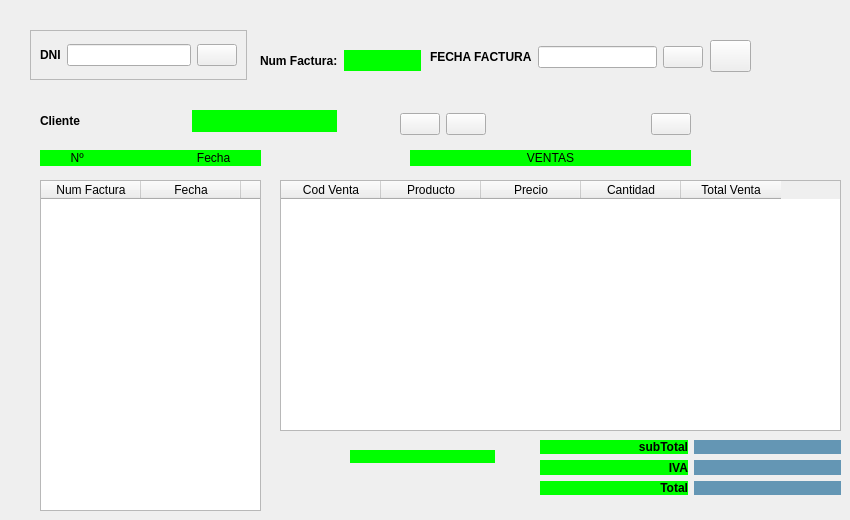
    <widget class="QWidget" name="tab_2">
     <attribute name="title">
      <string>Facturación</string>
     </attribute>
     <widget class="QFrame" name="frame">
      <property name="geometry">
       <rect>
        <x>30</x>
        <y>30</y>
        <width>217</width>
        <height>50</height>
       </rect>
      </property>
      <property name="frameShape">
       <enum>QFrame::StyledPanel</enum>
      </property>
      <property name="frameShadow">
       <enum>QFrame::Raised</enum>
      </property>
      <layout class="QHBoxLayout" name="horizontalLayout_11">
       <item>
        <widget class="QLabel" name="label_2">
         <property name="font">
          <font>
           <weight>75</weight>
           <bold>true</bold>
          </font>
         </property>
         <property name="text">
          <string>DNI</string>
         </property>
        </widget>
       </item>
       <item>
        <widget class="QLineEdit" name="txtDNIFac">
         <property name="alignment">
          <set>Qt::AlignCenter</set>
         </property>
        </widget>
       </item>
       <item>
        <widget class="QPushButton" name="btnBuscaCliFac">
         <property name="toolTip">
          <string>Buscar cliente por DNI</string>
         </property>
         <property name="text">
          <string/>
         </property>
         <property name="icon">
          <iconset>
           <normaloff>img/lupa.png</normaloff>img/lupa.png</iconset>
         </property>
         <property name="iconSize">
          <size>
           <width>18</width>
           <height>18</height>
          </size>
         </property>
        </widget>
       </item>
      </layout>
     </widget>
     <widget class="QWidget" name="layoutWidget">
      <property name="geometry">
       <rect>
        <x>430</x>
        <y>40</y>
        <width>273</width>
        <height>34</height>
       </rect>
      </property>
      <layout class="QHBoxLayout" name="horizontalLayout_12">
       <item>
        <widget class="QLabel" name="label_5">
         <property name="font">
          <font>
           <weight>75</weight>
           <bold>true</bold>
          </font>
         </property>
         <property name="text">
          <string>FECHA FACTURA</string>
         </property>
        </widget>
       </item>
       <item>
        <widget class="QLineEdit" name="txtFechaFac">
         <property name="minimumSize">
          <size>
           <width>100</width>
           <height>16</height>
          </size>
         </property>
         <property name="alignment">
          <set>Qt::AlignCenter</set>
         </property>
        </widget>
       </item>
       <item>
        <widget class="QPushButton" name="btnFechaFac">
         <property name="toolTip">
          <string>Seleccionar fecha</string>
         </property>
         <property name="text">
          <string/>
         </property>
         <property name="icon">
          <iconset resource="img/calendario.qrc">
           <normaloff>:/newPrefix/calendario.png</normaloff>:/newPrefix/calendario.png</iconset>
         </property>
         <property name="iconSize">
          <size>
           <width>24</width>
           <height>24</height>
          </size>
         </property>
        </widget>
       </item>
      </layout>
     </widget>
     <widget class="QWidget" name="layoutWidget">
      <property name="geometry">
       <rect>
        <x>40</x>
        <y>110</y>
        <width>297</width>
        <height>22</height>
       </rect>
      </property>
      <layout class="QHBoxLayout" name="horizontalLayout_13">
       <item>
        <widget class="QLabel" name="label_4">
         <property name="font">
          <font>
           <weight>75</weight>
           <bold>true</bold>
          </font>
         </property>
         <property name="text">
          <string>Cliente</string>
         </property>
        </widget>
       </item>
       <item>
        <widget class="QLabel" name="lblNomFac">
         <property name="autoFillBackground">
          <bool>false</bool>
         </property>
         <property name="styleSheet">
          <string notr="true">background-color: rgb(0, 255, 0);</string>
         </property>
         <property name="frameShape">
          <enum>QFrame::NoFrame</enum>
         </property>
         <property name="text">
          <string/>
         </property>
        </widget>
       </item>
      </layout>
     </widget>
     <widget class="QTableWidget" name="tabFacturas">
      <property name="geometry">
       <rect>
        <x>40</x>
        <y>180</y>
        <width>221</width>
        <height>331</height>
       </rect>
      </property>
      <property name="horizontalScrollBarPolicy">
       <enum>Qt::ScrollBarAlwaysOff</enum>
      </property>
      <attribute name="verticalHeaderVisible">
       <bool>false</bool>
      </attribute>
      <column>
       <property name="text">
        <string>Num Factura</string>
       </property>
      </column>
      <column>
       <property name="text">
        <string>Fecha</string>
       </property>
      </column>
      <column>
       <property name="text">
        <string/>
       </property>
      </column>
     </widget>
     <widget class="QWidget" name="layoutWidget">
      <property name="geometry">
       <rect>
        <x>260</x>
        <y>50</y>
        <width>161</width>
        <height>21</height>
       </rect>
      </property>
      <layout class="QHBoxLayout" name="horizontalLayout_14">
       <item>
        <widget class="QLabel" name="label_6">
         <property name="font">
          <font>
           <weight>75</weight>
           <bold>true</bold>
          </font>
         </property>
         <property name="text">
          <string>Num Factura:</string>
         </property>
        </widget>
       </item>
       <item>
        <widget class="QLabel" name="lblNumFactura">
         <property name="autoFillBackground">
          <bool>false</bool>
         </property>
         <property name="styleSheet">
          <string notr="true">background-color: rgb(0, 255, 0);</string>
         </property>
         <property name="frameShape">
          <enum>QFrame::NoFrame</enum>
         </property>
         <property name="text">
          <string/>
         </property>
         <property name="alignment">
          <set>Qt::AlignCenter</set>
         </property>
        </widget>
       </item>
      </layout>
     </widget>
     <widget class="QLabel" name="label_7">
      <property name="geometry">
       <rect>
        <x>410</x>
        <y>150</y>
        <width>281</width>
        <height>16</height>
       </rect>
      </property>
      <property name="layoutDirection">
       <enum>Qt::LeftToRight</enum>
      </property>
      <property name="styleSheet">
       <string notr="true">background-color: rgb(0, 255, 0);</string>
      </property>
      <property name="text">
       <string>VENTAS</string>
      </property>
      <property name="alignment">
       <set>Qt::AlignCenter</set>
      </property>
     </widget>
     <widget class="QTableWidget" name="tabVentas">
      <property name="geometry">
       <rect>
        <x>280</x>
        <y>180</y>
        <width>561</width>
        <height>251</height>
       </rect>
      </property>
      <property name="verticalScrollBarPolicy">
       <enum>Qt::ScrollBarAlwaysOff</enum>
      </property>
      <column>
       <property name="text">
        <string>Cod Venta</string>
       </property>
      </column>
      <column>
       <property name="text">
        <string>Producto</string>
       </property>
      </column>
      <column>
       <property name="text">
        <string>Precio</string>
       </property>
      </column>
      <column>
       <property name="text">
        <string>Cantidad</string>
       </property>
      </column>
      <column>
       <property name="text">
        <string>Total Venta</string>
       </property>
      </column>
     </widget>
     <widget class="QLabel" name="label_8">
      <property name="geometry">
       <rect>
        <x>40</x>
        <y>150</y>
        <width>221</width>
        <height>16</height>
       </rect>
      </property>
      <property name="layoutDirection">
       <enum>Qt::LeftToRight</enum>
      </property>
      <property name="styleSheet">
       <string notr="true">background-color: rgb(0, 255, 0);</string>
      </property>
      <property name="text">
       <string>Nº                                  Fecha</string>
      </property>
      <property name="alignment">
       <set>Qt::AlignCenter</set>
      </property>
     </widget>
     <widget class="QPushButton" name="btnImprimirFactura">
      <property name="geometry">
       <rect>
        <x>710</x>
        <y>40</y>
        <width>41</width>
        <height>32</height>
       </rect>
      </property>
      <property name="minimumSize">
       <size>
        <width>32</width>
        <height>32</height>
       </size>
      </property>
      <property name="toolTip">
       <string>Imprimir factura</string>
      </property>
      <property name="text">
       <string/>
      </property>
      <property name="icon">
       <iconset resource="img/imprimir.qrc">
        <normaloff>:/newPrefix/print.png</normaloff>:/newPrefix/print.png</iconset>
      </property>
      <property name="iconSize">
       <size>
        <width>28</width>
        <height>28</height>
       </size>
      </property>
     </widget>
     <widget class="QLabel" name="lblVenta">
      <property name="geometry">
       <rect>
        <x>350</x>
        <y>450</y>
        <width>145</width>
        <height>13</height>
       </rect>
      </property>
      <property name="font">
       <font>
        <weight>75</weight>
        <bold>true</bold>
       </font>
      </property>
      <property name="layoutDirection">
       <enum>Qt::LeftToRight</enum>
      </property>
      <property name="styleSheet">
       <string notr="true">background-color: rgb(0, 255, 0);</string>
      </property>
      <property name="text">
       <string/>
      </property>
      <property name="alignment">
       <set>Qt::AlignCenter</set>
      </property>
     </widget>
     <widget class="QWidget" name="layoutWidget">
      <property name="geometry">
       <rect>
        <x>540</x>
        <y>440</y>
        <width>301</width>
        <height>55</height>
       </rect>
      </property>
      <layout class="QHBoxLayout" name="horizontalLayout_16">
       <item>
        <layout class="QVBoxLayout" name="verticalLayout">
         <item>
          <widget class="QLabel" name="lblsubTotal">
           <property name="font">
            <font>
             <weight>75</weight>
             <bold>true</bold>
            </font>
           </property>
           <property name="layoutDirection">
            <enum>Qt::LeftToRight</enum>
           </property>
           <property name="styleSheet">
            <string notr="true">background-color: rgb(0, 255, 0);</string>
           </property>
           <property name="text">
            <string>subTotal</string>
           </property>
           <property name="alignment">
            <set>Qt::AlignRight|Qt::AlignTrailing|Qt::AlignVCenter</set>
           </property>
          </widget>
         </item>
         <item>
          <widget class="QLabel" name="lblVenta_2">
           <property name="font">
            <font>
             <weight>75</weight>
             <bold>true</bold>
            </font>
           </property>
           <property name="layoutDirection">
            <enum>Qt::LeftToRight</enum>
           </property>
           <property name="styleSheet">
            <string notr="true">background-color: rgb(0, 255, 0);</string>
           </property>
           <property name="text">
            <string>IVA</string>
           </property>
           <property name="alignment">
            <set>Qt::AlignRight|Qt::AlignTrailing|Qt::AlignVCenter</set>
           </property>
          </widget>
         </item>
         <item>
          <widget class="QLabel" name="lblVenta_3">
           <property name="font">
            <font>
             <weight>75</weight>
             <bold>true</bold>
            </font>
           </property>
           <property name="layoutDirection">
            <enum>Qt::LeftToRight</enum>
           </property>
           <property name="styleSheet">
            <string notr="true">background-color: rgb(0, 255, 0);</string>
           </property>
           <property name="text">
            <string>Total</string>
           </property>
           <property name="alignment">
            <set>Qt::AlignRight|Qt::AlignTrailing|Qt::AlignVCenter</set>
           </property>
          </widget>
         </item>
        </layout>
       </item>
       <item>
        <layout class="QVBoxLayout" name="verticalLayout_2">
         <item>
          <widget class="QLabel" name="lblSubTotal">
           <property name="layoutDirection">
            <enum>Qt::LeftToRight</enum>
           </property>
           <property name="styleSheet">
            <string notr="true">background-color: rgb(100, 150, 180);</string>
           </property>
           <property name="text">
            <string/>
           </property>
           <property name="alignment">
            <set>Qt::AlignCenter</set>
           </property>
          </widget>
         </item>
         <item>
          <widget class="QLabel" name="lblIva">
           <property name="layoutDirection">
            <enum>Qt::LeftToRight</enum>
           </property>
           <property name="styleSheet">
            <string notr="true">background-color: rgb(100, 150, 180);</string>
           </property>
           <property name="text">
            <string/>
           </property>
           <property name="alignment">
            <set>Qt::AlignCenter</set>
           </property>
          </widget>
         </item>
         <item>
          <widget class="QLabel" name="lblTotal">
           <property name="layoutDirection">
            <enum>Qt::LeftToRight</enum>
           </property>
           <property name="styleSheet">
            <string notr="true">background-color: rgb(100, 150, 180);</string>
           </property>
           <property name="text">
            <string/>
           </property>
           <property name="alignment">
            <set>Qt::AlignCenter</set>
           </property>
          </widget>
         </item>
        </layout>
       </item>
      </layout>
     </widget>
     <widget class="QWidget" name="layoutWidget">
      <property name="geometry">
       <rect>
        <x>400</x>
        <y>110</y>
        <width>291</width>
        <height>28</height>
       </rect>
      </property>
      <layout class="QHBoxLayout" name="horizontalLayout_18">
       <item>
        <layout class="QHBoxLayout" name="horizontalLayout_17">
         <item>
          <widget class="QPushButton" name="btnFacturar">
           <property name="toolTip">
            <string>Crear factura</string>
           </property>
           <property name="text">
            <string/>
           </property>
           <property name="icon">
            <iconset resource="img/invoid.qrc">
             <normaloff>:/newPrefix/innvoid.png</normaloff>:/newPrefix/innvoid.png</iconset>
           </property>
          </widget>
         </item>
         <item>
          <widget class="QPushButton" name="btnLimpiaFormFacturas">
           <property name="toolTip">
            <string>Limpiar campos</string>
           </property>
           <property name="text">
            <string/>
           </property>
           <property name="icon">
            <iconset resource="img/limpiar.qrc">
             <normaloff>:/newPrefix/reload.png</normaloff>:/newPrefix/reload.png</iconset>
           </property>
          </widget>
         </item>
        </layout>
       </item>
       <item>
        <spacer name="horizontalSpacer_2">
         <property name="orientation">
          <enum>Qt::Horizontal</enum>
         </property>
         <property name="sizeHint" stdset="0">
          <size>
           <width>40</width>
           <height>20</height>
          </size>
         </property>
        </spacer>
       </item>
       <item>
        <widget class="QPushButton" name="btnBorrarVenta">
         <property name="toolTip">
          <string>Eliminar venta</string>
         </property>
         <property name="text">
          <string/>
         </property>
         <property name="icon">
          <iconset resource="img/bin.qrc">
           <normaloff>:/newPrefix/bin.png</normaloff>:/newPrefix/bin.png</iconset>
         </property>
        </widget>
       </item>
      </layout>
     </widget>
    </widget>
